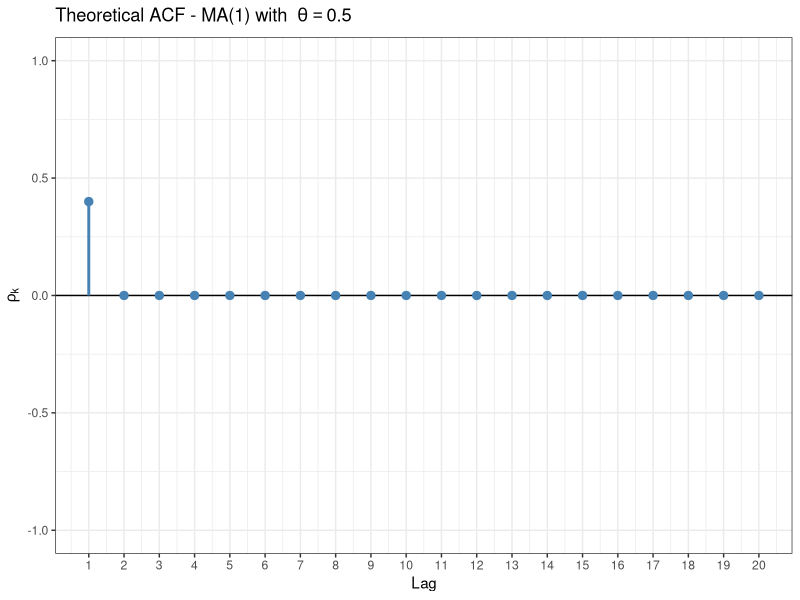
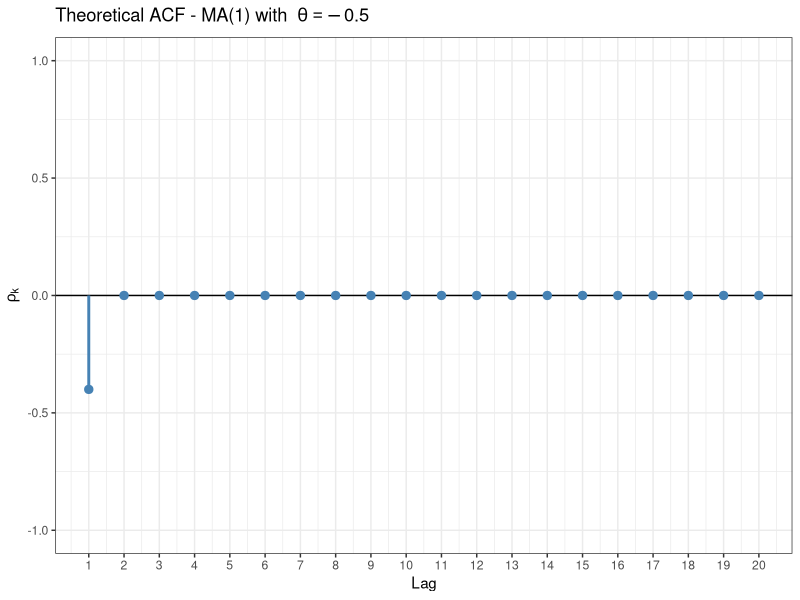
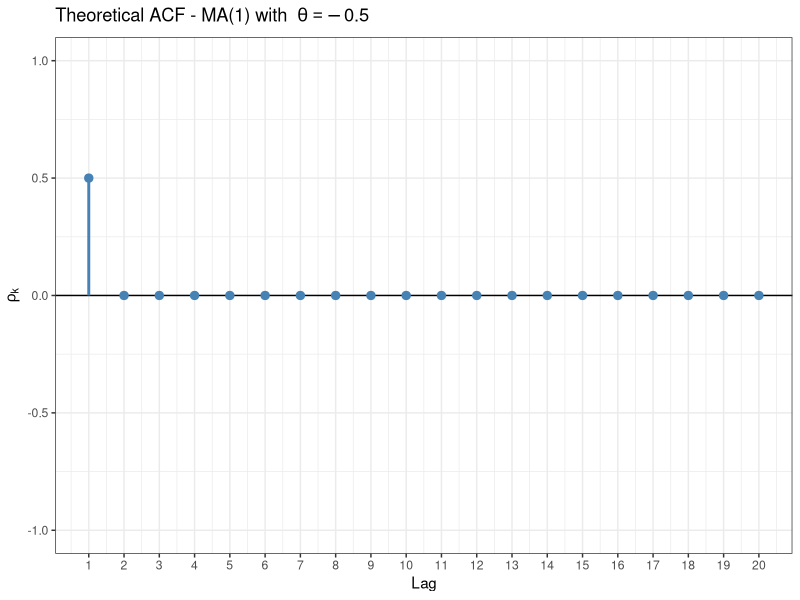

Write R code to recreate these figures, in order.
load_package<-function(x){
  x<-as.character(match.call()[[2]])
  if (!require(x,character.only=TRUE)){
    install.packages(pkgs=x,repos="http://cran.r-project.org")
    require(x,character.only=TRUE)
  }
}

load_package('readxl')
load_package('ggplot2')
load_package('dplyr')



# ============================================
# Packages
# ============================================
library(readxl)
library(ggplot2)
library(dplyr)

# ============================================
# 0. Directory
# ============================================
setwd("C:/Users/Pedro/Dropbox/Time_Series_School_of_Methods/lecture1")

# Theoretical correlogram for MA(1) with theta = 0.5
theta   <- 0.5
max_lag <- 20

# Theoretical autocorrelations:
# rho_1 = theta / (1 + theta^2)
# rho_k = 0 for k > 1
lags <- 1:max_lag
rho  <- ifelse(lags == 1, theta / (1 + theta^2), 0)

# Data frame for ggplot
df <- data.frame(lag = lags, rho = rho)

# Plot
g1 <- ggplot(df, aes(x = lag, y = rho)) +
  geom_hline(yintercept = 0, linewidth = 0.5, color = "black") +
  geom_segment(aes(x = lag, xend = lag, y = 0, yend = rho),
               color = "steelblue", linewidth = 1) +
  geom_point(color = "steelblue", size = 2.5) +
  scale_x_continuous(breaks = 1:max_lag) +
  scale_y_continuous(limits = c(-1, 1)) +
  labs(
    title = expression("Theoretical ACF - MA(1) with " ~ theta == 0.5),
    x     = "Lag",
    y     = expression(rho[k])
  ) +
  theme_bw()

ggsave("The_Correl_MA_P05.pdf", plot = g1, width = 8, height = 5)


# Theoretical correlogram for MA(1) with theta = -0.5

theta   <- - 0.5
max_lag <- 20

# Theoretical autocorrelations:
# rho_1 = theta / (1 + theta^2)
# rho_k = 0 for k > 1
lags <- 1:max_lag
rho  <- ifelse(lags == 1, theta / (1 + theta^2), 0)

# Data frame for ggplot
df <- data.frame(lag = lags, rho = rho)

# Plot
g2 <- ggplot(df, aes(x = lag, y = rho)) +
  geom_hline(yintercept = 0, linewidth = 0.5, color = "black") +
  geom_segment(aes(x = lag, xend = lag, y = 0, yend = rho),
               color = "steelblue", linewidth = 1) +
  geom_point(color = "steelblue", size = 2.5) +
  scale_x_continuous(breaks = 1:max_lag) +
  scale_y_continuous(limits = c(-1, 1)) +
  labs(
    title = expression("Theoretical ACF - MA(1) with " ~ theta == -0.5),
    x     = "Lag",
    y     = expression(rho[k])
  ) +
  theme_bw()

ggsave("The_Correl_MA_N05.pdf", plot = g2, width = 8, height = 5)

# Theoretical correlogram for MA(1) with theta = 0.99
theta     <-  0.99
max_lag <- 20
# Theoretical autocorrelations:
# rho_1 = theta / (1 + theta^2)
# rho_k = 0 for k > 1
lags <- 1:max_lag
rho  <- ifelse(lags == 1, theta / (1 + theta^2), 0)

# Data frame for ggplot
df <- data.frame(lag = lags, rho = rho)

# Plot
g3 <- ggplot(df, aes(x = lag, y = rho)) +
  geom_hline(yintercept = 0, linewidth = 0.5, color = "black") +
  geom_segment(aes(x = lag, xend = lag, y = 0, yend = rho),
               color = "steelblue", linewidth = 1) +
  geom_point(color = "steelblue", size = 2.5) +
  scale_x_continuous(breaks = 1:max_lag) +
  scale_y_continuous(limits = c(-1, 1)) +
  labs(
    title = expression("Theoretical ACF - MA(1) with " ~ theta == -0.5),
    x     = "Lag",
    y     = expression(rho[k])
  ) +
  theme_bw()

ggsave("The_Correl_MA_N05.pdf", plot = g3, width = 8, height = 5)
